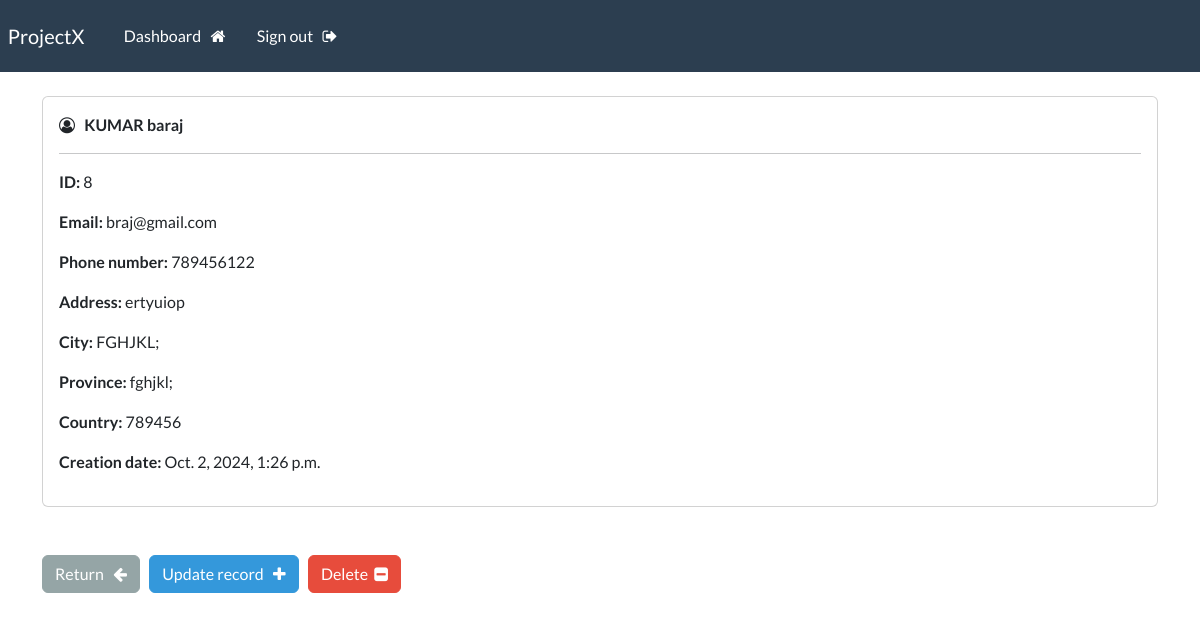
The page /view-record/8/ (signed in) on the database its author committed.
### webapp/models.py (models this page shows)
class Record(models.Model):
    created_date = models.DateTimeField(auto_now=True)
    first_name = models.CharField(max_length=100)
    last_name = models.CharField(max_length=100)
    email = models.CharField(max_length=255)
    phone = models.CharField(max_length=15)
    address = models.CharField(max_length=300)
    city = models.CharField(max_length=255)
    province = models.CharField(max_length=200)
    pincode = models.CharField(max_length=10)

### webapp/views.py (the view)
# urls.py: path("view-record/<int:pk>/", views.view_record, name="view-record"),
@login_required(login_url='login')
def view_record(request, pk):
    record = Record.objects.get(id=pk)
    context = {
        'record': record
    }
    return render(request, 'webapp/view_record.html', context)

### webapp/templates/webapp/view_record.html (shortened to what this page needs)
{% extends "webapp/base.html" %}
{% load crispy_forms_tags %}
{% block content %}
<div class="card">
            <div class="card-body">
                <i class="fa fa-user-circle-o" aria-hidden="true"></i> &nbsp;
                <strong>
                    {{record.last_name|upper}}
                    {{record.first_name}}
                </strong>
                <hr>
                <p> <strong> ID: </strong> {{record.id}} </p>
                <p> <strong> Email: </strong> {{record.email}} </p>
                <p> <strong> Phone number: </strong> {{record.phone}} </p>
                <p> <strong> Address: </strong> {{record.address}} </p>
                <p> <strong> City: </strong> {{record.city}} </p>
                <p> <strong> Province: </strong> {{record.province}} </p>
                <p> <strong> Country: </strong> {{record.pincode}} </p>
                <p> <strong> Creation date: </strong> {{record.created_date}} </p>
            </div>
        </div>
        <br>
        <br>
        <a href="{% url 'dashboard' %}" class="btn btn-secondary"> Return &nbsp; <i class="fa fa-arrow-left" aria-hidden="true"></i> </a>
        <a href="{% url 'update-record' record.id %}" class="btn btn-info"> Update record &nbsp; <i class="fa fa-plus" aria-hidden="true"></i> </a>
        <a href="{% url 'delete-record' record.id %}" class="btn btn-danger"> Delete &nbsp;<i class="fa fa-minus-square" aria-hidden="true"></i> </a>
{% endblock content %}

### rows shown on the page
Record: last_name "KUMAR", first_name "baraj", id "8", email "braj@gmail.com", phone "789456122", address "ertyuiop", city "FGHJKL;", province "fghjkl;", pincode "789456", created_date "Oct. 2, 2024, 1:26 p.m."
